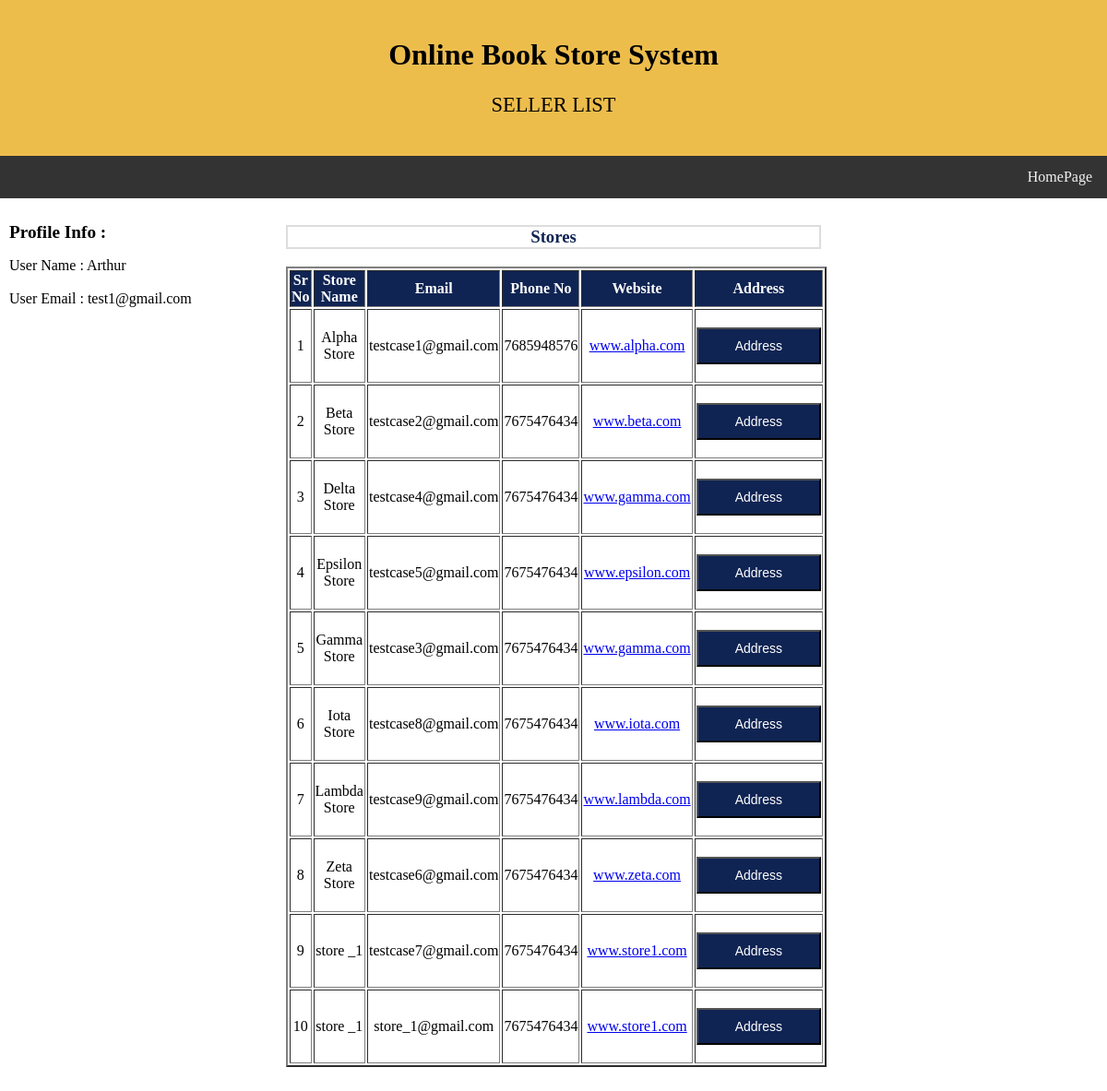
/seller_list (signed in), run on the app's committed database.
### newApp/models.py (models this page shows)
class Customer(models.Model):
    user_id         = models.CharField(max_length = 50, primary_key = True)
    email           = models.EmailField()
    password        = models.CharField(max_length = 50)
    first_name      = models.CharField(max_length = 50)
    middle_name     = models.CharField(max_length = 50, null = True)
    last_name       = models.CharField(max_length = 50)
    phone_no        = models.CharField(max_length = 50)
    no_of_addr      = models.IntegerField(default = 1)
    class Meta:
        db_table = "Customer"

class Book_store(models.Model):
    store_id        = models.AutoField(primary_key = True)
    store_name      = models.CharField(max_length = 100)
    email           = models.EmailField(unique = True)
    password        = models.CharField(max_length = 50)
    website         = models.CharField(max_length = 50)
    phone_no        = models.CharField(max_length = 10)
    rating          = models.IntegerField(default = 0, null = True)
    address_line1   = models.CharField(max_length = 100)
    address_line2   = models.CharField(max_length = 100)
    city            = models.CharField(max_length = 50)
    district        = models.CharField(max_length = 50)
    state           = models.CharField(max_length = 50)
    zip_code        = models.CharField(max_length = 6)
    class Meta:
        db_table = "Book_store"

### newApp/views.py (the view)
# urls.py: path('seller_list', views.sellerList, name = "sellerList"),
def sellerList(request):
    if userSessionCheck(request) == True:
        userid      = request.session['user_id']
        user_row    = fetchUserRow(userid)                                          #1. Store details from the session
        username    = user_row[3]                                                   #Store ID
        email       = user_row[1]
        cursor = connection.cursor()
        query_fetch_stores = '''SELECT store_id, store_name, email, website, phone_no, rating, address_line1, address_line2, city, district, state, zip_code
                                FROM Book_store
                                ORDER BY store_name'''
        cursor.execute(query_fetch_stores)
        q_result = cursor.fetchall()
        storeList = []
        for store in q_result:
            storeinfo = {}
            storeinfo['store_id']   = store[0]
            storeinfo['store_name'] = store[1]
            storeinfo['email']      = store[2]
            storeinfo['website']    = store[3]
            storeinfo['href']       = "//" + store[3]
            storeinfo['phone_no']   = store[4]
            storeinfo['rating']     = store[5]
            storeList.append(storeinfo)
        return render(request, 'users/seller_list.html', {"username": username, "email": email, "storeList": storeList})
    else:
        messages.error(request, "Not Logged In")
        return redirect('login')

### newApp/views.py (called while the page is built)
def userSessionCheck(request):
    if request.session.has_key('user_id'):
        userid = request.session['user_id']
        cursor = connection.cursor()
        query = '''SELECT *
                   FROM Customer
                   WHERE user_id=%s'''
        cursor.execute(query, [userid])
        q_result = cursor.fetchall()
        userCount = len(q_result)
        if userCount == 1:
            return True
        else:
            return False
    else:
        return False

def fetchUserRow(userid):
    cursor = connection.cursor()
    query = '''SELECT user_id, email, password, first_name, middle_name, last_name, phone_no, no_of_addr
               FROM Customer
               WHERE user_id=%s'''
    cursor.execute(query, [userid])
    q_result = cursor.fetchone()
    return q_result

### newApp/templates/users/seller_list.html (shortened to what this page needs)
<!DOCTYPE html>
<html lang="en">
<head>
</head>
<body>
<div class="header">
 <h1>Online Book Store System</h1>
  <p style="font-family:times new roman;font-size:140%";>SELLER LIST</p>
</div>
<div class="topnav">
 <a href="/user/profile">HomePage</a>
</div>
<div class="row">
  <div class="column side">
    <p style="font-family:arial;font-size:90%;line-height:1.2";>
   <h2 style="font-family:times new roman;font-size:120%";>Profile Info :</h2>
     User Name  : {{username}}<br><br>
     User Email : {{email}}<br><br>
    </p>
  </div>
  <div class="column middle">
  <h3 style="color:#0f2453;border:2px solid #ddd">Stores</h3>
        {% if storeList %}
                        <table border="2" align="center">
                        <tr style="background-color: #0f2453">
                            <th style="color: white">Sr No</th>
                            <th style="color: white">Store Name</th>
                            <th style="color: white">Email</th>
                            <th style="color: white">Phone No</th>
                            <th style="color: white">Website</th>
                            <th style="color: white">Address</th>
                        </tr>
                        {% for store in storeList %}
                        <tr>
                            <form method="post"  >{% csrf_token %}
                            <td>{{ forloop.counter }}</td>
                            <td>{{ store.store_name }}</td>
                            <td>{{ store.email }}</td>
                            <td>{{ store.phone_no }}</td>
                            <td><a href = {{ store.href }} >{{ store.website }}</a></td>
                            <td>
                                <br><button class="button" style="width: 100%"  formaction="{% url 'sellerListStoreAddress' store.email %}">Address</button>
                                <br><br>
                            </td>
                            </form>
                        </tr>
                        {% endfor %}
                      </table>
        {% else %}
            <h3 align="center">No Sellers available</h3>
        {% endif %}
</div>
  <div class="column side">
  </div>
</div>
</body>
</html>

### newApp/templates/users/seller_list.html (style rules this page uses)
* { box-sizing: border-box; }
body { margin: 0; }
.header { background-color: #EDBD4C; padding: 20px; text-align: center; }
.topnav { overflow: hidden; background-color: #333; }
.topnav a { float: right; display: block; color: #f2f2f2; text-align: center; padding: 14px 16px; text-decoration: none; }
.column { float: left; padding: 10px; }
.column.side { width: 25%; }
.column.middle { width: 50%; text-align: center; }
.row:after { content: ""; display: table; clear: both; }
.button { display: inline-block; background-color: #0f2453; border: ; color: white; padding: 10px 40px; text-align: center; font-size: 14px; cursor: pointer; }

### data on the page
Customer: email "test1@gmail.com"
Book_store: store_name "Alpha Store", email "testcase1@gmail.com", phone_no "7685948576", website "www.alpha.com"
Book_store: store_name "Beta Store", email "testcase2@gmail.com", phone_no "7675476434", website "www.beta.com"
Book_store: store_name "Delta Store", email "testcase4@gmail.com", phone_no "7675476434", website "www.gamma.com"
Book_store: store_name "Epsilon Store", email "testcase5@gmail.com", phone_no "7675476434", website "www.epsilon.com"
Book_store: store_name "Gamma Store", email "testcase3@gmail.com", phone_no "7675476434", website "www.gamma.com"
Book_store: store_name "Iota Store", email "testcase8@gmail.com", phone_no "7675476434", website "www.iota.com"
Book_store: store_name "Lambda Store", email "testcase9@gmail.com", phone_no "7675476434", website "www.lambda.com"
Book_store: store_name "Zeta Store", email "testcase6@gmail.com", phone_no "7675476434", website "www.zeta.com"
Book_store: store_name "store _1", email "testcase7@gmail.com", phone_no "7675476434", website "www.store1.com"
Book_store: store_name "store _1", email "store_1@gmail.com", phone_no "7675476434", website "www.store1.com"

### other printed values
{{ username }} "Arthur"
